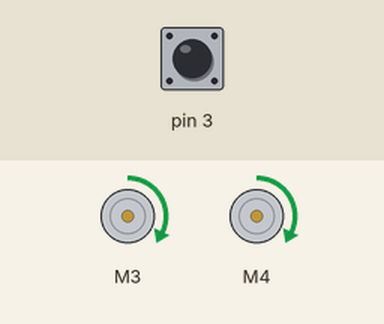
Simulated run of this sketch. Board: Arduino Uno, built with avr-gcc and run on an emulated ATmega328P. Parts: 2 × DC motor (green arrow = forward, orange = backward, longer = faster). The test bench sets the inputs (shaded band); at power-on: pin 3 LOW. What the sketch prints to the serial monitor is not drawn.

Above: at 6.2 s.
6.3 s: pin 3 driven HIGH
At 7.5 s:
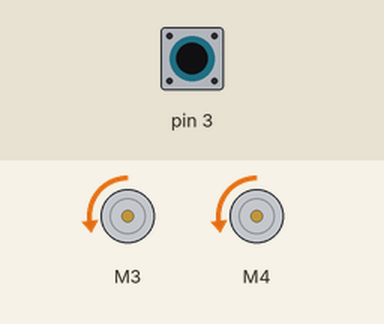
At 9.0 s:
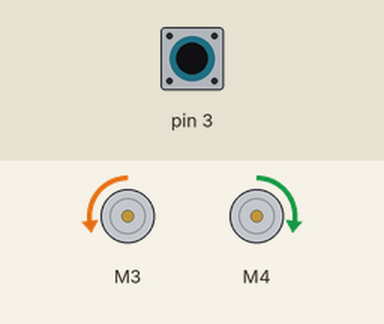
9.3 s: pin 3 pulsed LOW 2 times (0.12 s each, 0.3 s apart)
12.9 s: pin 3 pulsed LOW 5 times (0.12 s each, 0.3 s apart)
At 26.1 s:
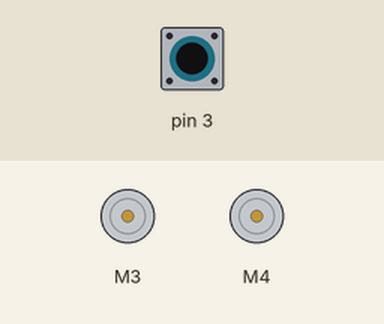
Timing chart, 0 to 48.5 s (numbered marks = the images above; inputs shaded):
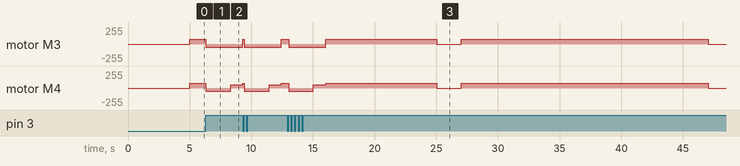

Measured:
- after the input at 6.3 s, motor M3: forward 70/255 → backward 50/255 at once; motor M4: forward 70/255 → backward 50/255 at once, → forward 50/255 2.0 s later

The sketch:

CollisionDetector.ino
```cpp
// Project #40 - Detecting Robot Vehicle Collisions with a Microswitch
#include <AFMotor.h>

AF_DCMotor motor3 (3);    // set up instances of each motor
AF_DCMotor motor4 (4);

boolean crash = false;


void goBackward (int speed, int duration)
{
  motor3.setSpeed (speed);
  motor4.setSpeed (speed);
  motor3.run (BACKWARD);
  motor4.run (BACKWARD);
  delay (duration);
  motor3.run (RELEASE);
  motor4.run (RELEASE);
}


void rotateLeft (int speed, int duration)
{
  motor3.setSpeed (speed);
  motor4.setSpeed (speed);
  motor3.run(BACKWARD);
  motor4.run(FORWARD);
  delay(duration);
  motor3.run(RELEASE);
  motor4.run(RELEASE);
}


void backOut()
{
  Serial.print("Crash Detected");
  crash = true;

}


void goForward (int speed, int duration)
{
  long a, b;
  boolean move = true;
  a = millis();
  do
  {
    Serial.println(crash);
    if (crash == false)
    {
      Serial.println("Forward");
     motor3.setSpeed (speed);
     motor4.setSpeed (speed);
     motor3.run (FORWARD);
     motor4.run (FORWARD);
     }

    if (crash == true)
    {
      Serial.print("Switch Pressed");
      Serial.println(crash);
      goBackward (50, 2000);
      rotateLeft (50, 1000);
      crash = false;
    }

    b = millis () - a;

   if (b >= duration)
    {
     move = false;
     }
  }

  while (move != false);
  //stop motors
  motor3.run (RELEASE);
  motor4.run (RELEASE);
}


void setup ()
{
  attachInterrupt (1, backOut, RISING);
  delay (5000);
  Serial.begin(9600);
}


void loop()
{
  //goForward (5000, 127);
  goForward (70, 20000);
  delay (2000);
  //rotateLeft (127, 2000);
  //delay (1000);
}
```
